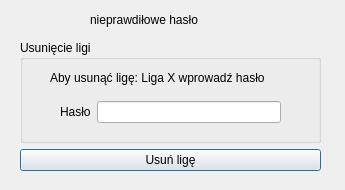
<?xml version="1.0" encoding="UTF-8"?>
<ui version="4.0">
 <class>liga_usun</class>
 <widget class="QDialog" name="liga_usun">
  <property name="geometry">
   <rect>
    <x>0</x>
    <y>0</y>
    <width>345</width>
    <height>190</height>
   </rect>
  </property>
  <property name="windowTitle">
   <string>Dialog</string>
  </property>
  <widget class="QLabel" name="label_3">
   <property name="geometry">
    <rect>
     <x>90</x>
     <y>10</y>
     <width>241</width>
     <height>20</height>
    </rect>
   </property>
   <property name="text">
    <string>nieprawdiłowe hasło</string>
   </property>
  </widget>
  <widget class="QWidget" name="layoutWidget">
   <property name="geometry">
    <rect>
     <x>20</x>
     <y>40</y>
     <width>301</width>
     <height>131</height>
    </rect>
   </property>
   <layout class="QVBoxLayout" name="verticalLayout_4">
    <item>
     <widget class="QGroupBox" name="groupBox_2">
      <property name="title">
       <string>Usunięcie ligi</string>
      </property>
      <widget class="QLabel" name="label">
       <property name="geometry">
        <rect>
         <x>30</x>
         <y>30</y>
         <width>251</width>
         <height>16</height>
        </rect>
       </property>
       <property name="text">
        <string>Aby usunąć ligę: Liga X wprowadź hasło</string>
       </property>
      </widget>
      <widget class="QWidget" name="layoutWidget_2">
       <property name="geometry">
        <rect>
         <x>40</x>
         <y>60</y>
         <width>221</width>
         <height>24</height>
        </rect>
       </property>
       <layout class="QHBoxLayout" name="horizontalLayout">
        <item>
         <widget class="QLabel" name="label_2">
          <property name="text">
           <string>Hasło</string>
          </property>
         </widget>
        </item>
        <item>
         <widget class="QLineEdit" name="lineEdit"/>
        </item>
       </layout>
      </widget>
     </widget>
    </item>
    <item>
     <widget class="QPushButton" name="pushButton">
      <property name="text">
       <string>Usuń ligę</string>
      </property>
     </widget>
    </item>
   </layout>
  </widget>
 </widget>
 <resources/>
 <connections/>
</ui>
